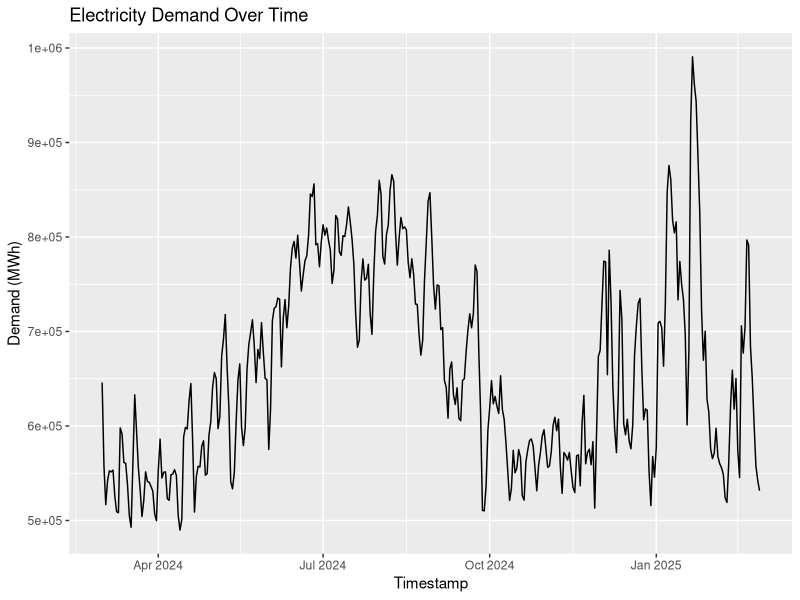
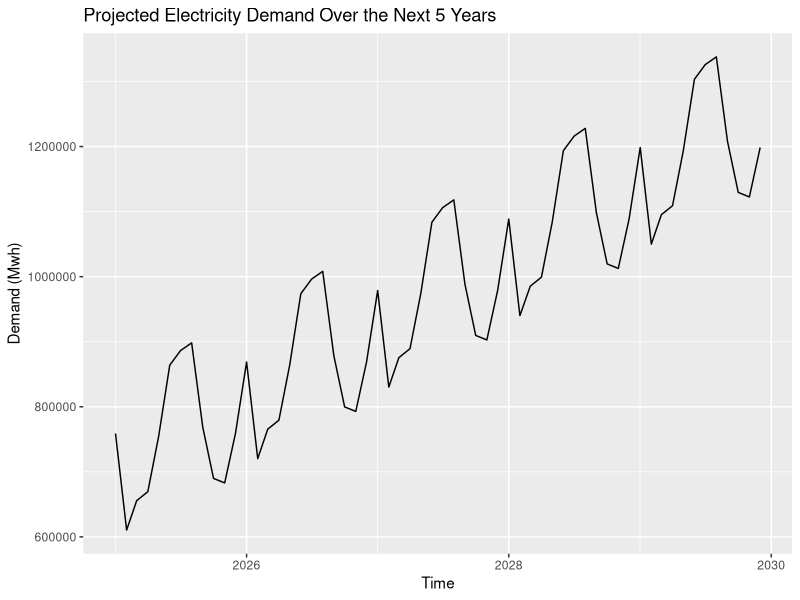

Source code (R) for these figures, in order:
# Import libraries
library(tidyverse)
library(lubridate)

# Load in Energy dataset
energy <- read.csv("SOCO Energy Data 2425.csv")
head(energy)


### Data Transformation ###

# Only keep relevant fields
energy <- energy %>% 
  select(-BA_Code, -Demand_Forecast, -Total_Interchange, -Net_Generation)
head(energy)

summary(energy)

energy[is.na(energy$Timestamp), ]


# Remove 'Central Time' from Timestamp
energy <- energy %>% 
  mutate(Timestamp = str_replace(Timestamp, ", Central Time", ""))
head(energy)

energy

# Change Timestamp to correct data type
energy$Timestamp <- as.POSIXct(energy$Timestamp, format="%m/%d/%Y")

summary(energy)

# Create Year column and Month column
energy <- energy %>%
  mutate(Year = year(Timestamp))
energy <- energy %>%
  mutate(Month = month(Timestamp))
energy$Year <- as.numeric(energy$Year)
energy$Month <- as.factor(energy$Month)

head(energy)


############################################


### EDA

# Cleaned dataset (no missing values)
summary(energy)

# Standard deviation
sd(energy$Demand)
# Maximum
energy[energy$Demand == max(energy$Demand), ]
# Minimum
energy[energy$Demand == min(energy$Demand), ]


# Plotting Demand over time
ggplot(energy, aes(x=Timestamp, y=Demand)) +
  geom_line() +
  labs(title = "Electricity Demand Over Time",
       x = "Timestamp", y = "Demand (MWh)")



############################################


### Linear Model


lm_model <- lm(Demand ~ Year + Month, data = energy)

# Summary of the model (to see main effects)
summary(lm_model)

# Create data frame for the next 5 years (2026-2030)
future_years <- c(2025, 2026, 2027, 2028, 2029)
future_months <- factor(1:12) # Ensure months are 01, 02, ..., 12

future_data <- expand.grid(Year = future_years, Month = future_months)

# Make predictions for the next 5 years
predictions <- predict(lm_model, newdata = future_data, se.fit = TRUE)

# Store prediction data in future_data
future_data$Pred_Demand<- predictions$fit
future_data$Pred_SE <- predictions$se.fit

# Visualize future predictions
future_data <- future_data %>% arrange(Year)
future_data <- future_data %>%
  mutate(Date = paste(Year, Month, '01', sep='-'))
future_data$Date <- as.POSIXct(future_data$Date, format = "%Y-%m-%d", tz = "UTC")
head(future_data) 

ggplot(future_data, aes(x=Date, y=Pred_Demand)) +
  geom_line() +
  labs(title = "Projected Electricity Demand Over the Next 5 Years",
       x = "Time", y = "Demand (Mwh)")



